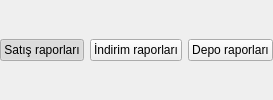
                       <widget class="QWidget" name="widget_7" native="true">
                        <layout class="QGridLayout" name="gridLayout_46">
                         <property name="leftMargin">
                          <number>0</number>
                         </property>
                         <property name="topMargin">
                          <number>0</number>
                         </property>
                         <property name="rightMargin">
                          <number>0</number>
                         </property>
                         <property name="bottomMargin">
                          <number>0</number>
                         </property>
                         <item row="0" column="0">
                          <layout class="QGridLayout" name="gridLayout_45">
                           <item row="0" column="0">
                            <widget class="QPushButton" name="satisR_button">
                             <property name="text">
                              <string>Satış raporları</string>
                             </property>
                             <property name="checkable">
                              <bool>true</bool>
                             </property>
                             <property name="checked">
                              <bool>true</bool>
                             </property>
                             <property name="autoExclusive">
                              <bool>true</bool>
                             </property>
                            </widget>
                           </item>
                           <item row="0" column="1">
                            <widget class="QPushButton" name="indirimR_button">
                             <property name="enabled">
                              <bool>true</bool>
                             </property>
                             <property name="text">
                              <string>İndirim raporları</string>
                             </property>
                             <property name="checkable">
                              <bool>true</bool>
                             </property>
                             <property name="autoExclusive">
                              <bool>true</bool>
                             </property>
                            </widget>
                           </item>
                           <item row="0" column="2">
                            <widget class="QPushButton" name="EnvanterR_button">
                             <property name="text">
                              <string>Depo raporları</string>
                             </property>
                             <property name="checkable">
                              <bool>true</bool>
                             </property>
                             <property name="autoExclusive">
                              <bool>true</bool>
                             </property>
                            </widget>
                           </item>
                          </layout>
                         </item>
                        </layout>
                       </widget>
